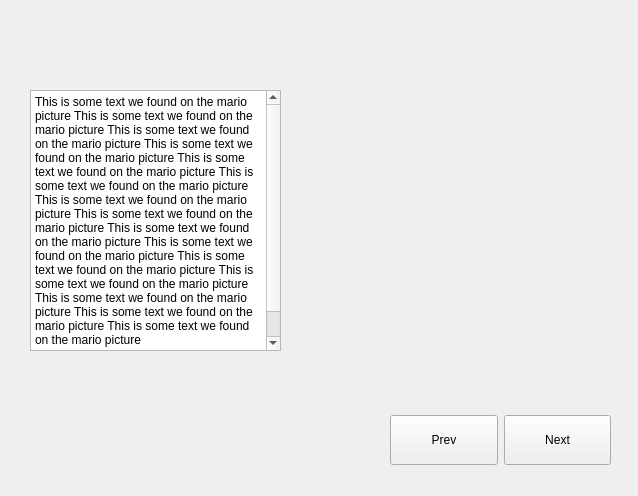
<?xml version="1.0" encoding="UTF-8"?>
<ui version="4.0">
 <class>Form</class>
 <widget class="QWidget" name="Form">
  <property name="geometry">
   <rect>
    <x>0</x>
    <y>0</y>
    <width>638</width>
    <height>496</height>
   </rect>
  </property>
  <property name="windowTitle">
   <string>Form</string>
  </property>
  <widget class="QWidget" name="horizontalLayoutWidget_2">
   <property name="geometry">
    <rect>
     <x>390</x>
     <y>400</y>
     <width>221</width>
     <height>80</height>
    </rect>
   </property>
   <layout class="QHBoxLayout" name="horizontalLayout_2">
    <item>
     <widget class="QPushButton" name="pushButton_3">
      <property name="sizePolicy">
       <sizepolicy hsizetype="Minimum" vsizetype="Fixed">
        <horstretch>0</horstretch>
        <verstretch>0</verstretch>
       </sizepolicy>
      </property>
      <property name="minimumSize">
       <size>
        <width>0</width>
        <height>50</height>
       </size>
      </property>
      <property name="text">
       <string>Prev</string>
      </property>
     </widget>
    </item>
    <item>
     <widget class="QPushButton" name="pushButton_4">
      <property name="minimumSize">
       <size>
        <width>0</width>
        <height>50</height>
       </size>
      </property>
      <property name="text">
       <string>Next</string>
      </property>
     </widget>
    </item>
   </layout>
  </widget>
  <widget class="QLabel" name="label_2">
   <property name="geometry">
    <rect>
     <x>390</x>
     <y>80</y>
     <width>221</width>
     <height>271</height>
    </rect>
   </property>
   <property name="text">
    <string/>
   </property>
  </widget>
  <widget class="QPlainTextEdit" name="plainTextEdit">
   <property name="geometry">
    <rect>
     <x>30</x>
     <y>90</y>
     <width>251</width>
     <height>261</height>
    </rect>
   </property>
   <property name="plainText">
    <string>This is some text we found on the mario picture This is some text we found on the mario picture This is some text we found on the mario picture This is some text we found on the mario picture This is some text we found on the mario picture This is some text we found on the mario picture This is some text we found on the mario picture This is some text we found on the mario picture This is some text we found on the mario picture This is some text we found on the mario picture This is some text we found on the mario picture This is some text we found on the mario picture This is some text we found on the mario picture This is some text we found on the mario picture This is some text we found on the mario picture 
</string>
   </property>
  </widget>
 </widget>
 <resources/>
 <connections/>
</ui>
